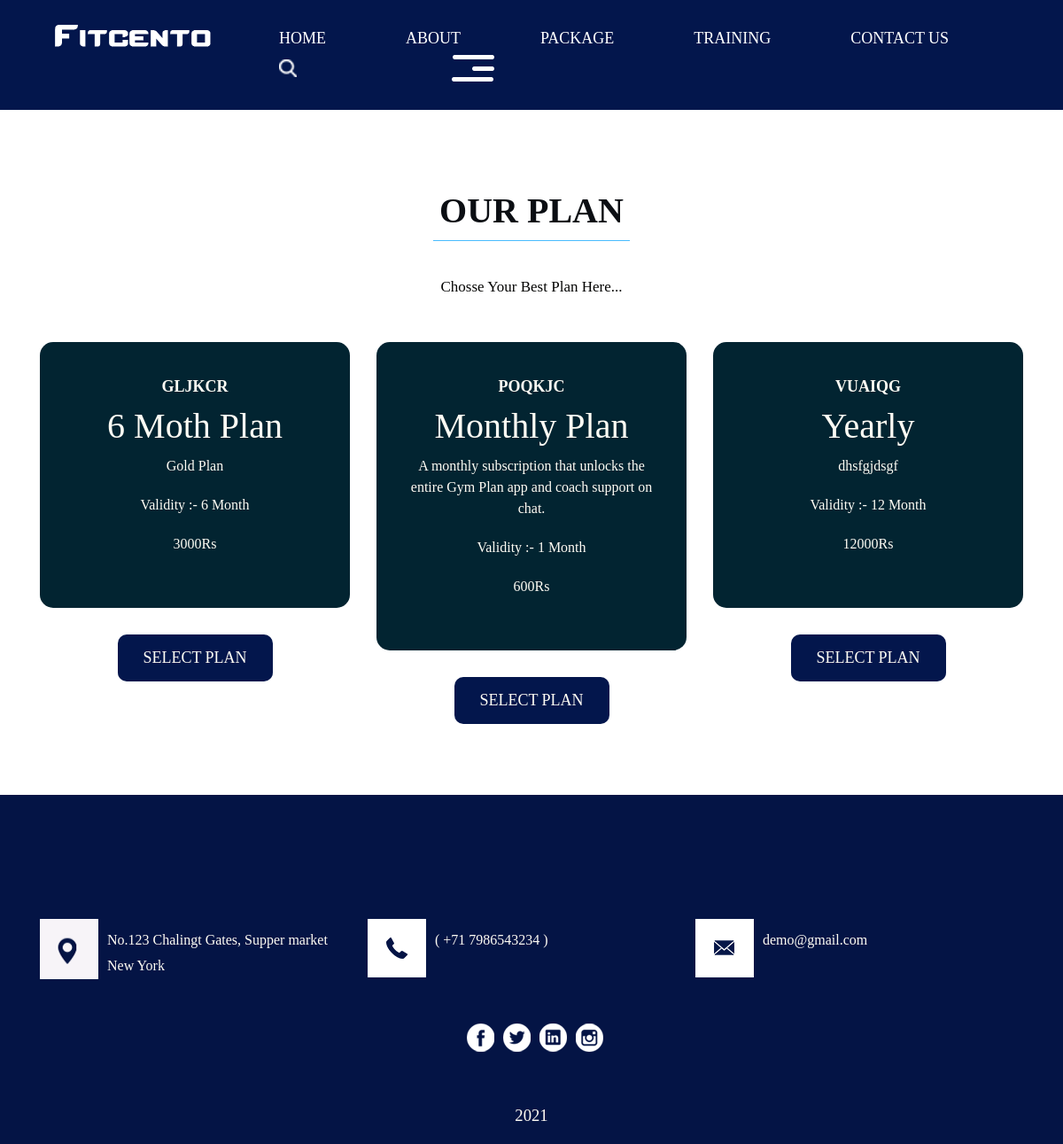
The page /gym1/fitcento/price.php on the database its author committed.
### tables this page shows
CREATE TABLE `plan` (
  `pid` varchar(8) NOT NULL,
  `planName` varchar(20) NOT NULL,
  `description` varchar(200) NOT NULL,
  `validity` varchar(20) NOT NULL,
  `amount` int(10) NOT NULL,
  `active` varchar(255) DEFAULT NULL
);

### gym1/fitcento/price.php (the view, shortened to what this page needs)
<!DOCTYPE html>
<html lang="en">
<head>
<link rel="stylesheet" type="text/css" href="css/bootstrap.min.css">
<link rel="stylesheet" type="text/css" href="css/style.css">
<link rel="stylesheet" href="css/responsive.css">
<link rel="stylesheet" href="css/jquery.mCustomScrollbar.min.css">
<link rel="stylesheet" href="https://netdna.bootstrapcdn.com/font-awesome/4.0.3/css/font-awesome.css">
<link rel="stylesheet" href="css/owl.carousel.min.css">
<link rel="stylesheet" href="css/owl.theme.default.min.css">
<link rel="stylesheet" href="https://cdnjs.cloudflare.com/ajax/libs/fancybox/2.1.5/jquery.fancybox.min.css" media="screen">
</head>
<body>
    <div class="header_section">
        <div class="container-fluid">
            <div class="row">
                <div class="col-md-3">
                    <div class="logo"><a href="index.php"><img src="images/logo.png"></a></div>
                </div>
                <div class="col-md-9">
                    <div class="menu_text">
                        <ul>
                            <li><a href="index.php">HOME</a></li>
                            <li><a href="about.php">ABOUT</a></li>
                            <li><a href="price.php">PACKAGE</a></li>
                            <li><a href="gym.php">TRAINING</a></li>
                            <li><a href="contact.php">CONTACT US</a></li>
                            <li><a href="#"><img src="images/search-icon.png"></a></li>
                <span  style="font-size:33px;cursor:pointer; color: #ffffff;" onclick="openNav()"><img src="images/toggle.png" class="toggle_menu"></span>
                </div>
                    </div>
            </div>
        </div>
    </div>
    <div class="our_price_section layout_padding about_main">
        <div class="container">
            <h1 class="our_price"><strong>OUR PLAN</strong></h1>
            <p class="client_long_text">Chosse Your Best Plan Here...</p>
            <div class="price_section_2">
                <div class="row">
                   <?php
                    include('db.php');
                          $sql=mysqli_query($cnn,"select * from plan");
                    while($row=mysqli_fetch_array($sql))
                    { ?>
                    <div class="col-sm-12 col-lg-4">
                        <div class="beginner">
                            <h2 class="beginner_text"><?php echo $row['pid'];?></h2>
                            <h1 class="plan_text"><?php echo $row['planName'];?></h1>
                            <P class="access_text"><?php echo $row['description'];?></P>
                            <P class="access_text">Validity :- <?php echo $row['validity'];?> Month</P>
                            <P class="access_text"><?php echo $row['amount'];?>Rs</P>
                        </div>
                        <div class="select_boton">
                            <div class="select_bt"><a href="contact.php">SELECT PLAN</a></div>
                        </div>
                    </div>
                    <?php } ?>
                </div>
            </div>
        </div>
    </div>
    <div class="footer_section layout_padding">
        <div class="footer_section_2">
          <div class="container">
            <div class="row map_addres">
              <div class="col-sm-12 col-lg-4">
                <div class="map_text"><img src="images/map-icon.png"><span class="map_icon">No.123 Chalingt Gates, Supper market New York</span></div>
              </div>
                    <div class="col-sm-12 col-lg-4">
                      <div class="map_text"><img src="images/phone-icon.png"><span class="map_icon">( +71 7986543234 )</span></div>
                    </div>
              <div class="col-sm-12 col-lg-4">
                <div class="map_text"><img src="images/email-icon.png"><span class="map_icon">demo@gmail.com</span></div>
              </div>
            </div>
            <div class="social_icon">
              <ul>
                <li><a href="#"><img src="images/fb-icon.png"></a></li>
                <li><a href="#"><img src="images/twitter-icon.png"></a></li>
                <li><a href="#"><img src="images/in-icon.png"></a></li>
                <li><a href="#"><img src="images/instagram-icon.png"></a></li>
              </ul>
            </div>
            <p class="copyright_text">2021</p>
          </div>
        </div>
    </div>
</body>
</html>

### gym1/fitcento/css/style.css (style rules this page uses)
* { box-sizing: border-box !important; transition: ease all 0.5s; }
html { scroll-behavior: smooth; overflow-x: hidden !important; }
body { color: #666666; font-size: 14px; font-family: Raleway; line-height: 1.80857; font-weight: normal; overflow-x: hidden !important; }
a { color: #1f1f1f; text-decoration: none !important; outline: none !important; -webkit-transition: all .3s ease-in-out; -moz-transition: all .3s ease-in-out; -ms-transition: all .3s ease-in-out; -o-transition: all .3s ease-in-out; transition: all .3s ease-in-out; }
h1, h2, h3, h4, h5, h6 { letter-spacing: 0; font-weight: normal; position: relative; padding: 0 0 10px 0; font-weight: normal; line-height: normal; color: #111111; margin: 0 }
h1 { font-size: 24px }
h2 { font-size: 22px }
*, *::after, *::before { -webkit-box-sizing: border-box; -moz-box-sizing: border-box; box-sizing: border-box; }
ul, li, ol { margin: 0px; padding: 0px; list-style: none; }
p { margin: 20px; font-weight: 300; font-size: 15px; line-height: 24px; }
a { color: #222222; text-decoration: none; outline: none !important; }
a, .btn { text-decoration: none !important; outline: none !important; -webkit-transition: all .3s ease-in-out; -moz-transition: all .3s ease-in-out; -ms-transition: all .3s ease-in-out; -o-transition: all .3s ease-in-out; transition: all .3s ease-in-out; }
img { max-width: 100%; height: auto; }
.layout_padding { padding-top: 90px; padding-bottom: 0px; }
.header_section { width: 100%; float: left; background-color: #03164c; height: auto; padding-top: 27px; padding-bottom: 5px; }
.logo { width: 100%; float: left; text-align: center; }
.menu_text { width: 100%; float: left; }
.menu_text ul { margin: 0px; padding: 0px; }
.menu_text li { float: left; padding-right: 90px; font-size: 18px; color: #ffffff; }
.menu_text li a { color: #ffffff; }
.toggle_menu { top: -15px; position: relative; left: 85px; }
.about_main { width: 100%; float: left; margin-bottom: 80px; }
.client_long_text { width: 90%; margin: 0 auto; text-align: center; font-size: 17px; color: #040403; text-align: center; padding-top: 40px; }
.our_price_section { width: 100%; float: left; }
.our_price { width: 20%; margin: 0 auto; text-align: center; font-size: 40px; color: #0b0e13; border-bottom: 1px solid #49bcfe; text-align: center; }
.price_section_2 { width: 100%; float: left; margin-top: 50px; }
.beginner { width: 100%; float: left; background-color: #022431; border-radius: 15px; height: auto; padding: 40px 30px; }
.access_text { width: 100%; float: left; text-align: center; font-size: 16px; color: #fffcf4; margin-left: 0px; margin-top: 0px; }
.beginner_text { width: 100%; float: left; color: #fffcf4; text-align: center; font-size: 18px; font-weight: bold; }
.plan_text { width: 100%; float: left; text-align: center; font-size: 40px; color: #fffcf4; margin-left: 0px; margin-top: 0px; }
.select_boton { width: 100%; float: left; margin-top: 30px; }
.select_bt { width: 50%; margin: 0 auto; text-align: center; font-size: 18px; color: #fffcf4; background-color: #03164c; padding: 10px 0px; border-radius: 10px; }
.select_bt a { color: #fffcf4; }
.footer_section { width: 100%; float: left; background-color: #041445; height: auto; }
.map_addres { width: 100%; float: left; padding-top: 50px; padding-bottom: 50px; }
.map_text { width: 100%; float: left; font-size: 16px; color: #fffcf4; display: flex; }
.map_icon { padding-left: 10px; padding-top: 10px; }
.social_icon { width: 15%; margin: 0 auto; text-align: center; }
.social_icon ul { margin: 0px; padding: 0px; }
.social_icon li { float: left; padding-left: 10px; }
.copyright_text { width: 100%; float: left; font-size: 14pt; color: #fffcf4; text-align: center; font-weight: 100; padding-top: 40px; margin-left: 0px; }

### rows shown on the page
plan: pid "GLJKCR", planName "6 Moth Plan", description "Gold Plan", validity "6", amount "3000"
plan: pid "POQKJC", planName "Monthly Plan", description "A monthly subscription that unlocks the entire Gym Plan app and coach support on chat.", validity "1", amount "600"
plan: pid "VUAIQG", planName "Yearly", description "dhsfgjdsgf", validity "12", amount "12000"
